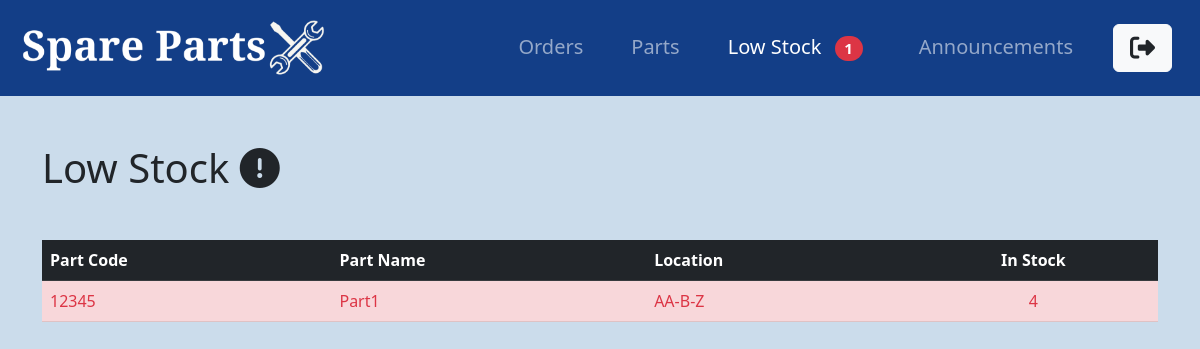
The app's page /parts/low-stock/ (signed in) with its own data.
### parts/models.py (models this page shows, shortened)
class Part(models.Model):
    code = models.CharField(max_length=50, unique=True)
    name = models.CharField(max_length=100)
    num_in_stock = models.PositiveIntegerField(default=0)
    low_stock_warning = models.PositiveIntegerField(default=0)
    location = models.CharField(max_length=10, help_text="Format: AB-A-5")
    def is_low_stock(self):
        return self.num_in_stock <= self.low_stock_warning

### parts/views.py (the view, shortened to what this page needs)
# urls.py: path('low-stock/', LowStockListView.as_view(), name='low-stock')
class LowStockListView(LoginRequiredMixin, UserPassesTestMixin, ListView):
    model = Part
    context_object_name = 'parts'
    template_name = 'parts/low_stock.html'
    def get_queryset(self):
        all_parts = Part.objects.all()
        low_stock_parts = [part for part in all_parts if part.is_low_stock()]
        return low_stock_parts
    def test_func(self):
        return self.request.user.profile.user_group == 'store_manager'

### parts/context_processors.py (called while the page is built)
def low_stock_count(request):
    count = Part.objects.filter(num_in_stock__lte=F('low_stock_warning')).count()
    return {'low_stock_count': count}

### parts/templates/parts/low_stock.html (shortened to what this page needs)
{% extends "parts/base.html" %}
{% block content %}
    <h1 class="my-5">Low Stock <i class="fa-solid fa-circle-exclamation"></i></h1>
    <table class="table table-light parts">
        <thead class="table-dark">
            <tr>
                <th>Part Code</th>
                <th>Part Name</th>
                <th>Location</th>
                <th class="text-center">In Stock</th>
            </tr>
        </thead>
        <tbody>
            {% if parts %}
                {% for part in parts %}
                    <tr data-href="{% url 'part-detail' part.id %}" class="table-danger text-danger part-detail-ls-link">
                        <td>{{ part.code }}</td>
                        <td>{{ part.name }}</td>
                        <td>{{ part.location }}</td>
                        <td class="text-center">{{ part.num_in_stock }}</td>
                    </tr>
                {% endfor %}
            {% else %}
                <tr>
                    <td colspan="4">There are no parts low in stock for now...</td>
                </tr>
            {% endif %}
        </tbody>
    </table>
{% endblock content %}

### static/css/style.css (style rules this page uses)
body { font-size: 1em; background-color: #CBDCEB; }
.input, .myOrders, .parts, .basket { font-size: 0.8em; }
.part-detail-link, .part-detail-ls-link { cursor: pointer; }
@media (min-width: 600px) { .input, .myOrders, .parts, .basket { font-size: 1em; } }

### records on screen
Part: code "12345", name "Part1", location "AA-B-Z", num_in_stock "4"

### other values on screen
{{ low_stock_count }} "1"
